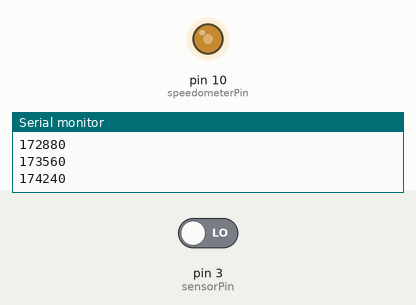
Recording of a sketch running on a simulated Arduino Uno, built with avr-gcc and run on an emulated ATmega328P. Shown: output pins drawn as LEDs (lit = HIGH), the last lines printed to the serial monitor. The inputs (shaded band) are chosen by the test bench; at power-on: pin 3 (sensorPin) LOW.

Above: at 0.18 s.
At 0.58 s:
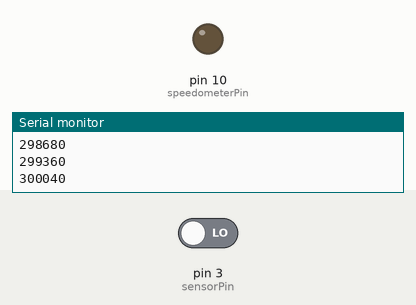
At 39.9 s:
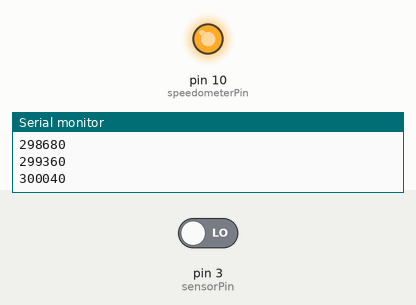
Timing chart, 0 to 40.0 s (numbered marks = the images above):
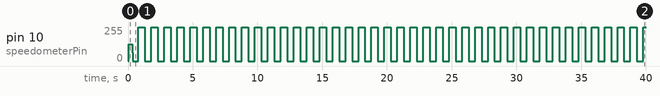

The sketch:

ArduinoSpeedoCorrection.ino
```cpp
//ArduinoSpeedoCorrection by Ben Anderson
//Version 0.2
//
//Based upon 1986 Porsche 944 Turbo Speedometer Calibrator by Tom M'Guinness - http://members.rennlist.com/tom86951/Speedometer%20Calibrator%20Page1.html
//Public Domain
//Arduino Pin 10 supplies modified signal for speedometer
//
//Modified to accept a digital signal on pin 3 rather than a ground based pulse - requires 10K pulldown

const int debounce = 2500; // this may need to reduce for TD5 - there are some scenarios where a signal may only be 2.5ms
const int speedometerPin = 10;
const int sensorPin = 3;
int pulseState = HIGH;
volatile unsigned long currentMicros = 0; // we treat these as volatile because they can be changed by our interrupt
volatile unsigned long previousMicros = 0;
volatile unsigned long currentSpeed = 0;
volatile unsigned long previousSpeed = 0;
volatile unsigned long interval = 0;
volatile unsigned long oneHertz = 0;
unsigned long modInterval = 0;
float calFactor = 1.1;   // decrease to slow down speedometer  (use 1/ratio to get calfactors for speedup)
// calFactor of 1 makes no change to speedometer

void setup()
{
  Serial.begin(115200); //for debug - needs to be a high baud otherwise we delay the actuial signal measurement
  pinMode(speedometerPin, OUTPUT);
  pinMode(sensorPin, INPUT);
  digitalWrite (sensorPin, LOW); // pin 10 is pulled low by a 10k resistor.
  attachInterrupt (1, iSr, RISING); // when we detect a pulse call our interrupt code
}

void loop()
{
  noInterrupts();
  modInterval = interval;
  interrupts();
  currentMicros = micros();
  if (currentMicros - previousSpeed < 300000) // slowest moving signal from SLABS should be 454micros peak to peak, so if we are seeing much more than half of this then we must be stationary
  { // 1mph = 2.2hz ~230ms, so anything above this means we are stationary
    if (currentMicros - previousMicros > ((modInterval / 2) / calFactor)) //divided by 2 because modInterval is one whole wavelength, we need to do a high low transition for half the time each of this.
    { previousMicros = currentMicros;
      if (pulseState == LOW) pulseState = HIGH; else pulseState = LOW;
      Serial.println(micros()); //debug out
      digitalWrite(speedometerPin, pulseState); // output our corrected VSS
      oneHertz = currentMicros;
    }
  }

  if (currentMicros - oneHertz > 500000) { // if we are stationary output a 1hz signal
    if (pulseState == LOW) {
      pulseState = HIGH;
    } else {
      pulseState = LOW;
    }
    digitalWrite(speedometerPin, pulseState); // output our one hz VSS
    oneHertz = currentMicros;
  }

}

void iSr()
{
  currentSpeed = micros();
  if (digitalRead(sensorPin) == HIGH)
  {
    if ((currentSpeed - previousSpeed) > debounce)
    {
      interval = currentSpeed - previousSpeed; // work out the length of time our signal stays high
      previousSpeed = currentSpeed;
      //Serial.println(interval);
    }
  }
}
```
